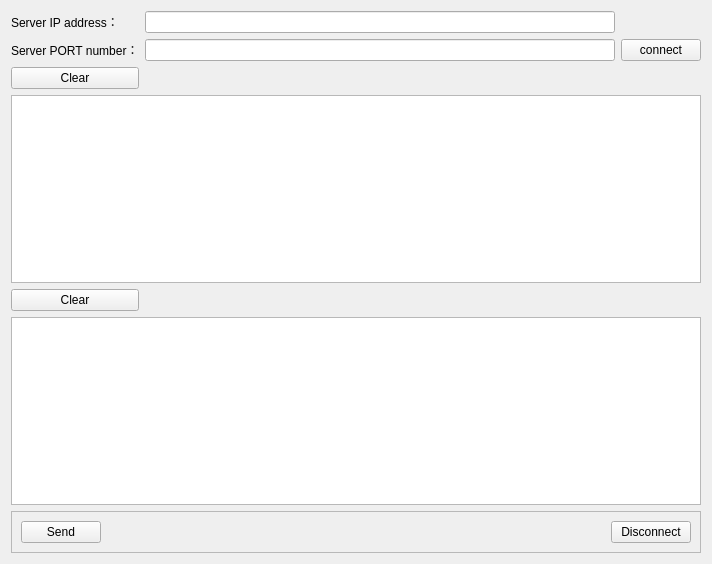
<?xml version="1.0" encoding="UTF-8"?>
<ui version="4.0">
 <class>ClientWidget</class>
 <widget class="QWidget" name="ClientWidget">
  <property name="geometry">
   <rect>
    <x>0</x>
    <y>0</y>
    <width>712</width>
    <height>564</height>
   </rect>
  </property>
  <property name="windowTitle">
   <string>Form</string>
  </property>
  <layout class="QGridLayout" name="gridLayout">
   <item row="6" column="0" colspan="3">
    <widget class="QTextEdit" name="WriteEdit"/>
   </item>
   <item row="0" column="1">
    <widget class="QLineEdit" name="lineIP"/>
   </item>
   <item row="1" column="0">
    <widget class="QLabel" name="label_2">
     <property name="text">
      <string>Server PORT number：</string>
     </property>
    </widget>
   </item>
   <item row="7" column="0" colspan="3">
    <widget class="QFrame" name="frame">
     <property name="frameShape">
      <enum>QFrame::StyledPanel</enum>
     </property>
     <property name="frameShadow">
      <enum>QFrame::Raised</enum>
     </property>
     <layout class="QHBoxLayout" name="horizontalLayout">
      <item>
       <widget class="QPushButton" name="sentButton">
        <property name="text">
         <string>Send</string>
        </property>
       </widget>
      </item>
      <item>
       <spacer name="horizontalSpacer">
        <property name="orientation">
         <enum>Qt::Horizontal</enum>
        </property>
        <property name="sizeHint" stdset="0">
         <size>
          <width>475</width>
          <height>20</height>
         </size>
        </property>
       </spacer>
      </item>
      <item>
       <widget class="QPushButton" name="disconnectButton">
        <property name="text">
         <string>Disconnect</string>
        </property>
       </widget>
      </item>
     </layout>
    </widget>
   </item>
   <item row="0" column="0">
    <widget class="QLabel" name="label">
     <property name="text">
      <string>Server IP address：</string>
     </property>
    </widget>
   </item>
   <item row="1" column="1">
    <widget class="QLineEdit" name="linePORT"/>
   </item>
   <item row="4" column="0" colspan="3">
    <widget class="QTextEdit" name="ReadEdit">
     <property name="readOnly">
      <bool>true</bool>
     </property>
    </widget>
   </item>
   <item row="3" column="0">
    <widget class="QPushButton" name="sentButton_2">
     <property name="text">
      <string>Clear</string>
     </property>
    </widget>
   </item>
   <item row="5" column="0">
    <widget class="QPushButton" name="sentButton_3">
     <property name="text">
      <string>Clear</string>
     </property>
    </widget>
   </item>
   <item row="1" column="2">
    <widget class="QPushButton" name="connectButton">
     <property name="text">
      <string>connect</string>
     </property>
    </widget>
   </item>
  </layout>
 </widget>
 <resources/>
 <connections/>
</ui>
